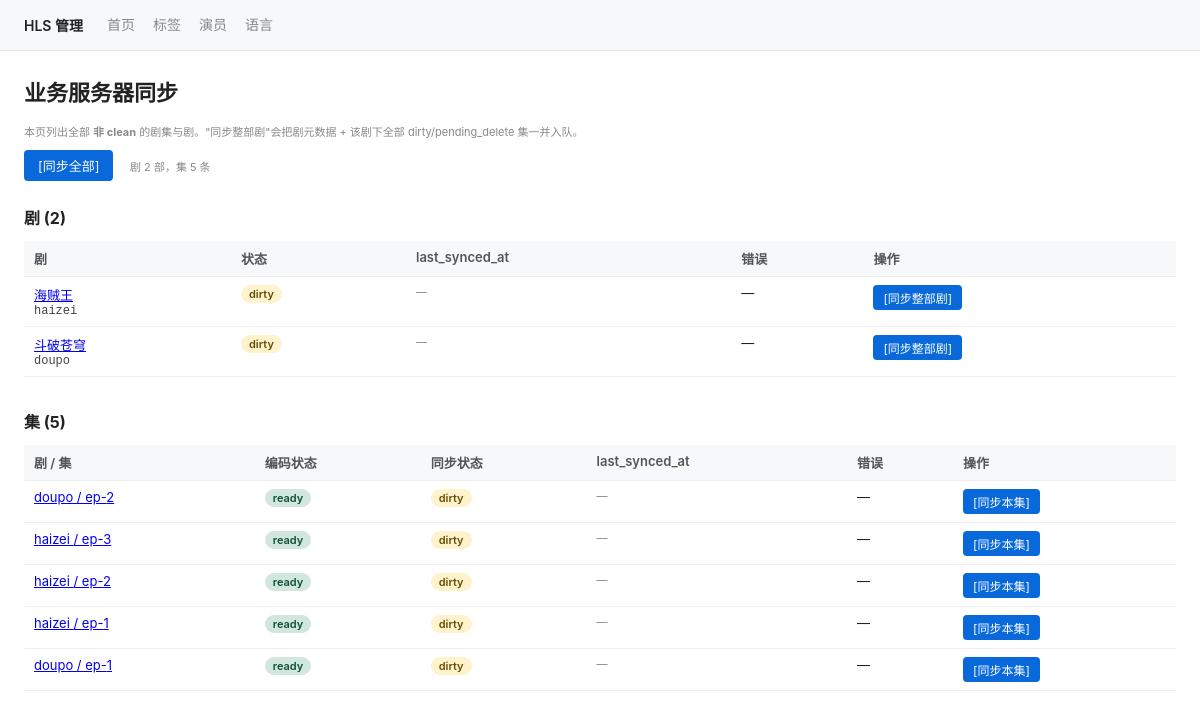
The app's page /admin/sync, older data.
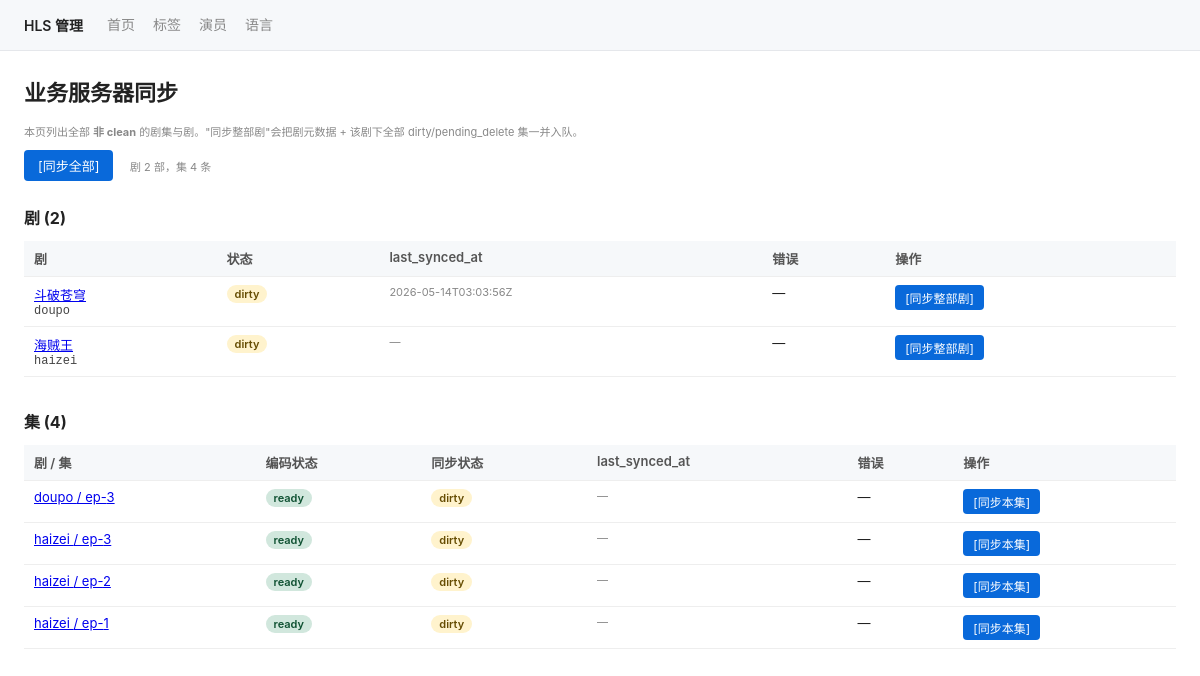
The same page, newer data.
### tables this page shows
CREATE TABLE dramas (
  slug             TEXT    PRIMARY KEY,
  default_lang     TEXT    NOT NULL,
  -- business-server-sync (step 6): drama-level sync state machine.
  -- Values: 'dirty' / 'syncing' / 'clean' / 'sync_failed' / 'pending_delete'.
  -- A fresh drama starts 'dirty'. Library cascades flip to 'dirty' (skipping
  -- 'pending_delete'). The sync worker is the only writer of 'syncing' /
  -- 'clean' / 'sync_failed' transitions.
  sync_status      TEXT    NOT NULL DEFAULT 'dirty',
  sync_error       TEXT,
  last_synced_at   TEXT,
  created_at       TEXT    NOT NULL,
  updated_at       TEXT    NOT NULL,
  FOREIGN KEY (default_lang) REFERENCES languages(code) ON DELETE RESTRICT
);

CREATE TABLE episodes (
  id               INTEGER PRIMARY KEY AUTOINCREMENT,
  drama_slug       TEXT    NOT NULL,
  ep_number        INTEGER NOT NULL,
  episode_id       TEXT    NOT NULL UNIQUE,
  status           TEXT    NOT NULL,
  duration_ms      INTEGER,
  play_url         TEXT,
  key_uri          TEXT,
  key_b64          TEXT,
  iv_hex           TEXT,
  cover_url        TEXT,
  width            INTEGER,
  height           INTEGER,
  source_filename  TEXT,
  error_message    TEXT,
  -- business-server-sync (step 6): episode-level sync state machine. Mirrors
  -- the dramas columns above. Independent from the drama row's sync_status.
  sync_status      TEXT    NOT NULL DEFAULT 'dirty',
  sync_error       TEXT,
  last_synced_at   TEXT,
  created_at       TEXT    NOT NULL,
  updated_at       TEXT    NOT NULL,
  UNIQUE(drama_slug, ep_number),
  FOREIGN KEY (drama_slug) REFERENCES dramas(slug) ON DELETE RESTRICT
);

### app/routers/sync.py (the view)
@router.get("/admin/sync", response_class=HTMLResponse)
async def sync_overview(request: Request) -> HTMLResponse:
    dramas = db.list_dramas_needing_sync()
    episodes = db.list_episodes_needing_sync_all()
    return _TEMPLATES.TemplateResponse(
        request,
        "sync.html",
        {
            "dramas": dramas,
            "episodes": episodes,
            "sync_enabled": bool(settings.business_sync_base_url),
            "nav_active": "sync",
        },
    )

### app/templates/sync.html (shortened to what this page needs)
{% extends "_base.html" %}
{% block content %}
<h1>业务服务器同步</h1>
<p class="meta">
  本页列出全部 <strong>非 clean</strong> 的剧集与剧。"同步整部剧"会把剧元数据 + 该剧下全部 dirty/pending_delete 集一并入队。
</p>
<div style="margin-bottom: 16px;">
  <button id="btn-sync-all" class="btn btn-primary" {% if not sync_enabled or (dramas|length == 0 and episodes|length == 0) %}disabled{% endif %}>
    [同步全部]
  </button>
  <span class="meta" style="margin-left: 12px;">
    剧 {{ dramas|length }} 部，集 {{ episodes|length }} 条
  </span>
</div>
<h2>剧 ({{ dramas|length }})</h2>
{% if dramas %}
<table>
  <thead>
    <tr>
      <th>剧</th>
      <th>状态</th>
      <th>last_synced_at</th>
      <th>错误</th>
      <th class="actions-col">操作</th>
    </tr>
  </thead>
  <tbody>
    {% for d in dramas %}
    <tr data-slug="{{ d.slug }}">
      <td>
        <a href="/admin/dramas/{{ d.slug }}">{{ d.name or d.slug }}</a>
        <div class="meta mono">{{ d.slug }}</div>
      </td>
      <td><span class="sync-badge {{ d.sync_status }}">{{ d.sync_status }}</span></td>
      <td class="meta">{{ d.last_synced_at or '—' }}</td>
      <td>
        {% if d.sync_error %}
          <details class="error">
            <summary class="meta">查看错误</summary>
            <pre>{{ d.sync_error }}</pre>
          </details>
        {% else %}—{% endif %}
      </td>
      <td class="actions-col">
        <button class="btn btn-sm btn-primary btn-sync-drama" data-slug="{{ d.slug }}" {% if not sync_enabled %}disabled{% endif %}>
          [同步整部剧]
        </button>
      </td>
    </tr>
    {% endfor %}
  </tbody>
</table>
{% else %}
<p class="meta">所有剧均为 clean。</p>
{% endif %}
<h2 style="margin-top: 32px;">集 ({{ episodes|length }})</h2>
{% if episodes %}
<table>
  <thead>
    <tr>
      <th>剧 / 集</th>
      <th>编码状态</th>
      <th>同步状态</th>
      <th>last_synced_at</th>
      <th>错误</th>
      <th class="actions-col">操作</th>
    </tr>
  </thead>
  <tbody>
    {% for e in episodes %}
    <tr data-slug="{{ e.drama_slug }}" data-ep="{{ e.ep_number }}">
      <td>
        <a href="/admin/dramas/{{ e.drama_slug }}/episodes/{{ e.ep_number }}">
          {{ e.drama_slug }} / ep-{{ e.ep_number }}
        </a>
      </td>
      <td><span class="badge {{ e.status }}">{{ e.status }}</span></td>
      <td><span class="sync-badge {{ e.sync_status }}">{{ e.sync_status }}</span></td>
      <td class="meta">{{ e.last_synced_at or '—' }}</td>
      <td>
        {% if e.sync_error %}
          <details class="error">
            <summary class="meta">查看错误</summary>
            <pre>{{ e.sync_error }}</pre>
          </details>
        {% else %}—{% endif %}
      </td>
      <td class="actions-col">
        <button class="btn btn-sm btn-primary btn-sync-ep" data-slug="{{ e.drama_slug }}" data-ep="{{ e.ep_number }}" {% if not sync_enabled %}disabled{% endif %}>
          [同步本集]
        </button>
      </td>
    </tr>
    {% endfor %}
  </tbody>
</table>
{% else %}
<p class="meta">所有集均为 clean。</p>
{% endif %}
{% endblock %}

### app/templates/_base.html (shortened to what this page needs)
<!DOCTYPE html>
<html lang="zh-CN">
<head>
    <link rel="stylesheet" href="/static/admin.css">
</head>
<body>
{% set nav_active = nav_active|default('') %}
<nav class="topnav">
    <span class="brand">HLS 管理</span>
    <a href="/admin"           class="{{ 'active' if nav_active == 'home' }}">首页</a>
    <a href="/admin/tags"      class="{{ 'active' if nav_active == 'tags' }}">标签</a>
    <a href="/admin/actors"    class="{{ 'active' if nav_active == 'actors' }}">演员</a>
    <a href="/admin/languages" class="{{ 'active' if nav_active == 'languages' }}">语言</a>
</nav>
<main>
{% block content %}{% endblock %}
</main>
</body>
</html>

### app/static/admin.css (style rules this page uses)
:root { --bg: #ffffff; --bg-alt: #f6f8fa; --bg-strip: #e9ecef; --fg: #222; --fg-meta: #888; --fg-mono: #444; --accent: #0969da; --success: #1f883d; --danger: #d73a49; --warning-bg: #fff3cd; --warning-fg: #664d03; --info-bg: #cfe2ff; --info-fg: #084298; --ready-bg: #d1e7dd; --ready-fg: #0f5132; --error-bg: #f8d7da; --error-fg: #842029; --border: #e5e7eb; }
* { box-sizing: border-box; }
body { font-family: -apple-system, "PingFang SC", "Helvetica Neue", sans-serif; margin: 0; color: var(--fg); background: var(--bg); }
main { padding: 24px; max-width: 1200px; margin: 0 auto; }
h1 { margin: 0 0 16px; font-size: 22px; }
h2 { margin: 24px 0 12px; font-size: 16px; }
nav.topnav { display: flex; align-items: center; padding: 10px 24px; background: var(--bg-alt); border-bottom: 1px solid var(--border); font-size: 14px; }
nav.topnav .brand { font-weight: 600; margin-right: 24px; }
nav.topnav a { color: var(--fg-meta); text-decoration: none; margin-right: 18px; padding: 4px 0; border-bottom: 2px solid transparent; }
button, .btn { padding: 6px 14px; border: 0; border-radius: 4px; font-size: 13px; cursor: pointer; font-family: inherit; color: white; background: var(--accent); }
.btn-primary { background: var(--accent); }
.btn-sm { padding: 4px 10px; font-size: 12px; }
table { width: 100%; border-collapse: collapse; font-size: 13px; }
table th, table td { padding: 8px 10px; border-bottom: 1px solid #eee; text-align: left; vertical-align: top; }
table th { background: var(--bg-alt); font-weight: 600; color: #555; }
.badge { display: inline-block; padding: 2px 8px; border-radius: 10px; font-size: 11px; font-weight: 600; }
.badge.ready { background: var(--ready-bg); color: var(--ready-fg); }
.sync-badge { display: inline-block; padding: 2px 8px; border-radius: 10px; font-size: 11px; font-weight: 600; }
.sync-badge.dirty { background: var(--warning-bg); color: var(--warning-fg); }
.meta { color: var(--fg-meta); font-size: 11px; }
.mono { font-family: ui-monospace, Menlo, monospace; font-size: 12px; color: var(--fg-mono); }
.actions-col { white-space: nowrap; }

Row changes from the older to the newer data that the page shows:
no longer on this page (row edited): episodes: drama_slug "doupo", ep_number "2", status "ready", sync_status "dirty", last_synced_at "—"
no longer on this page (row edited): episodes: drama_slug "doupo", ep_number "1", status "ready", sync_status "dirty", last_synced_at "—"
changed dramas "doupo": last_synced_at "—" → "2026-05-14T03:03:56Z"; moves up the list
added episodes: drama_slug "doupo", ep_number "3", status "ready", sync_status "dirty", last_synced_at "—"
Text that changed along with them:
{{ episodes|length }}: "5" → "4"
